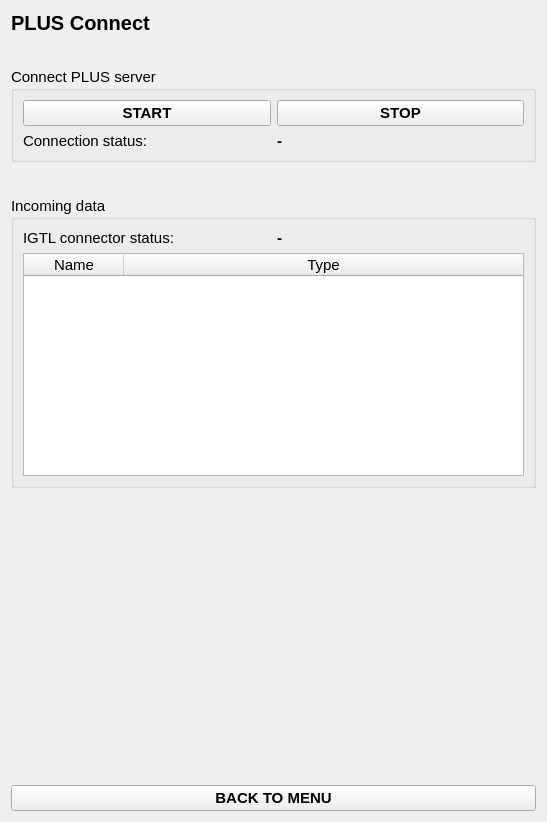
<?xml version="1.0" encoding="UTF-8"?>
<ui version="4.0">
 <class>Widget</class>
 <widget class="QWidget" name="Widget">
  <property name="geometry">
   <rect>
    <x>0</x>
    <y>0</y>
    <width>547</width>
    <height>822</height>
   </rect>
  </property>
  <property name="sizePolicy">
   <sizepolicy hsizetype="Expanding" vsizetype="Preferred">
    <horstretch>0</horstretch>
    <verstretch>0</verstretch>
   </sizepolicy>
  </property>
  <property name="windowTitle">
   <string>PlusServerConnection</string>
  </property>
  <layout class="QVBoxLayout" name="verticalLayout_2">
   <item>
    <widget class="QLabel" name="title">
     <property name="font">
      <font>
       <pointsize>15</pointsize>
       <weight>75</weight>
       <bold>true</bold>
      </font>
     </property>
     <property name="text">
      <string>PLUS Connect</string>
     </property>
    </widget>
   </item>
   <item>
    <widget class="QLabel" name="spacer_1">
     <property name="font">
      <font>
       <pointsize>13</pointsize>
      </font>
     </property>
     <property name="text">
      <string/>
     </property>
    </widget>
   </item>
   <item>
    <widget class="QGroupBox" name="groupBox">
     <property name="font">
      <font>
       <pointsize>11</pointsize>
      </font>
     </property>
     <property name="title">
      <string>Connect PLUS server</string>
     </property>
     <layout class="QGridLayout" name="gridLayout">
      <item row="0" column="1">
       <widget class="QPushButton" name="stopConnectionButton">
        <property name="font">
         <font>
          <pointsize>11</pointsize>
          <weight>75</weight>
          <bold>true</bold>
         </font>
        </property>
        <property name="text">
         <string>STOP</string>
        </property>
       </widget>
      </item>
      <item row="2" column="1">
       <widget class="QLabel" name="plusConnectionStatusLabel">
        <property name="font">
         <font>
          <pointsize>11</pointsize>
          <weight>75</weight>
          <bold>true</bold>
         </font>
        </property>
        <property name="text">
         <string>-</string>
        </property>
       </widget>
      </item>
      <item row="0" column="0">
       <widget class="QPushButton" name="startConnectionButton">
        <property name="font">
         <font>
          <pointsize>11</pointsize>
          <weight>75</weight>
          <bold>true</bold>
         </font>
        </property>
        <property name="text">
         <string>START</string>
        </property>
       </widget>
      </item>
      <item row="2" column="0">
       <widget class="QLabel" name="label_3">
        <property name="text">
         <string>Connection status:</string>
        </property>
       </widget>
      </item>
     </layout>
    </widget>
   </item>
   <item>
    <widget class="QLabel" name="label">
     <property name="font">
      <font>
       <pointsize>14</pointsize>
      </font>
     </property>
     <property name="text">
      <string/>
     </property>
    </widget>
   </item>
   <item>
    <widget class="QGroupBox" name="groupBox_2">
     <property name="font">
      <font>
       <pointsize>11</pointsize>
      </font>
     </property>
     <property name="title">
      <string>Incoming data</string>
     </property>
     <layout class="QGridLayout" name="gridLayout_2">
      <item row="0" column="0">
       <widget class="QLabel" name="label_2">
        <property name="text">
         <string>IGTL connector status:</string>
        </property>
       </widget>
      </item>
      <item row="0" column="1">
       <widget class="QLabel" name="igtlConnectionStatusLabel">
        <property name="font">
         <font>
          <pointsize>11</pointsize>
          <weight>75</weight>
          <bold>true</bold>
         </font>
        </property>
        <property name="text">
         <string>-</string>
        </property>
       </widget>
      </item>
      <item row="2" column="0" colspan="2">
       <widget class="QTableWidget" name="incomingNodesTable">
        <property name="sizeAdjustPolicy">
         <enum>QAbstractScrollArea::AdjustToContentsOnFirstShow</enum>
        </property>
        <property name="editTriggers">
         <set>QAbstractItemView::NoEditTriggers</set>
        </property>
        <property name="selectionBehavior">
         <enum>QAbstractItemView::SelectRows</enum>
        </property>
        <property name="showGrid">
         <bool>true</bool>
        </property>
        <property name="sortingEnabled">
         <bool>false</bool>
        </property>
        <property name="columnCount">
         <number>2</number>
        </property>
        <attribute name="horizontalHeaderVisible">
         <bool>true</bool>
        </attribute>
        <attribute name="horizontalHeaderStretchLastSection">
         <bool>true</bool>
        </attribute>
        <column>
         <property name="text">
          <string>Name</string>
         </property>
        </column>
        <column>
         <property name="text">
          <string>Type</string>
         </property>
        </column>
       </widget>
      </item>
     </layout>
    </widget>
   </item>
   <item>
    <spacer name="verticalSpacer">
     <property name="orientation">
      <enum>Qt::Vertical</enum>
     </property>
     <property name="sizeHint" stdset="0">
      <size>
       <width>20</width>
       <height>40</height>
      </size>
     </property>
    </spacer>
   </item>
   <item>
    <widget class="QPushButton" name="backToMenuButton">
     <property name="font">
      <font>
       <pointsize>11</pointsize>
       <weight>75</weight>
       <bold>true</bold>
      </font>
     </property>
     <property name="text">
      <string>BACK TO MENU</string>
     </property>
    </widget>
   </item>
  </layout>
 </widget>
 <resources/>
 <connections/>
</ui>
